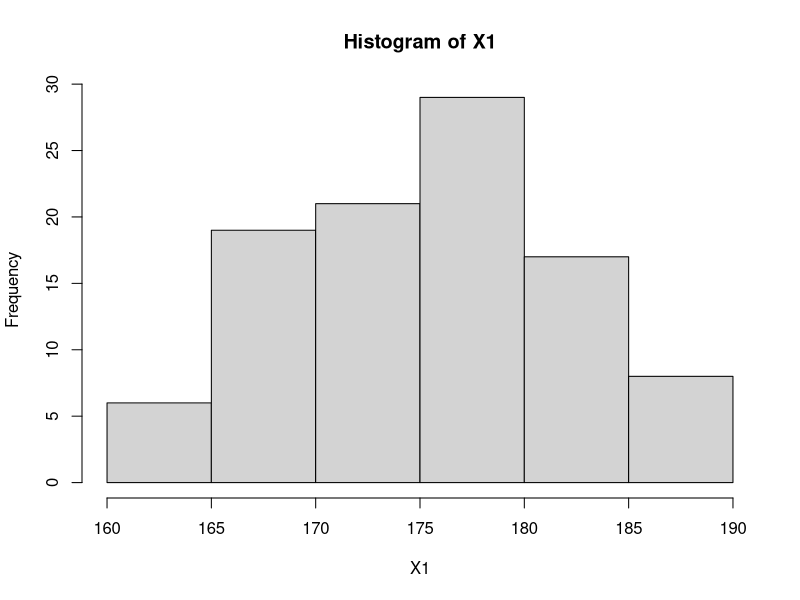
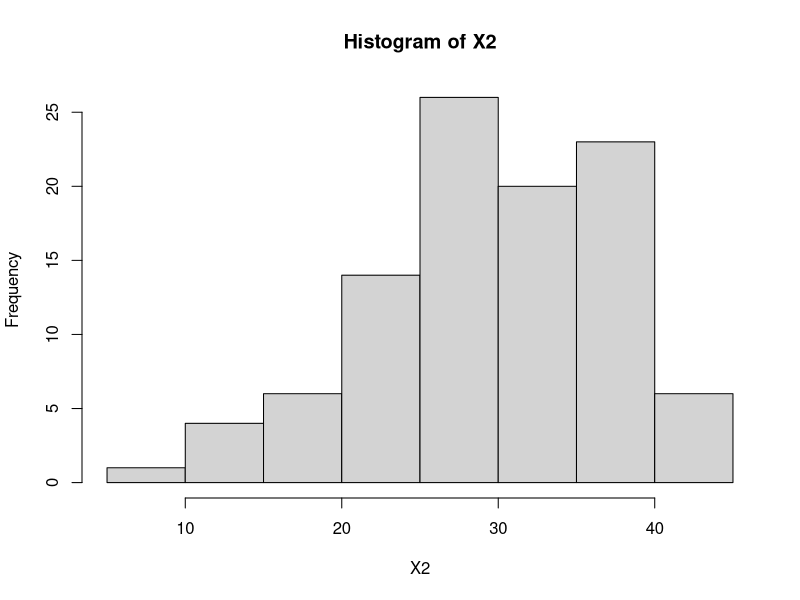
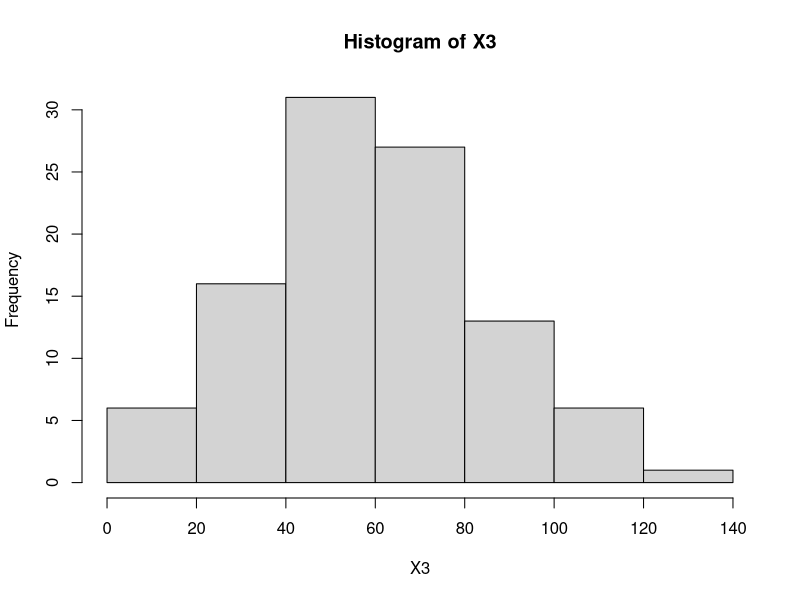
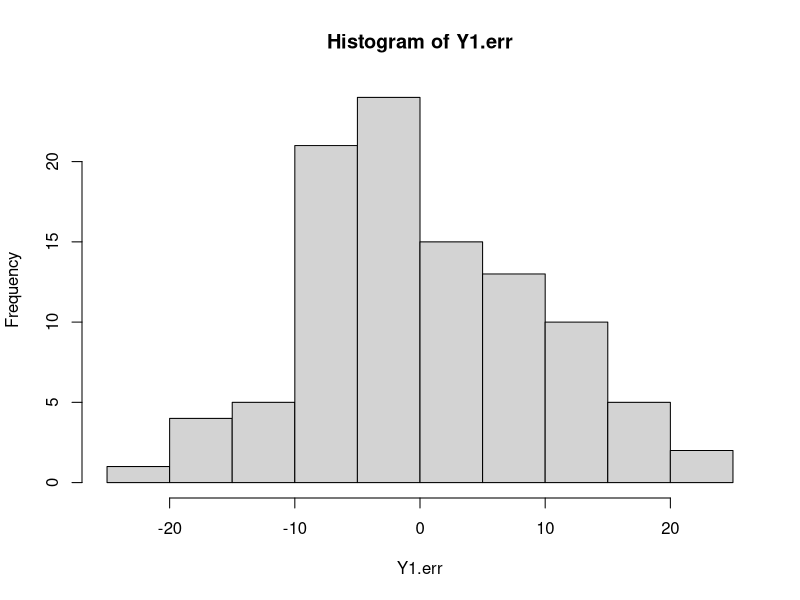
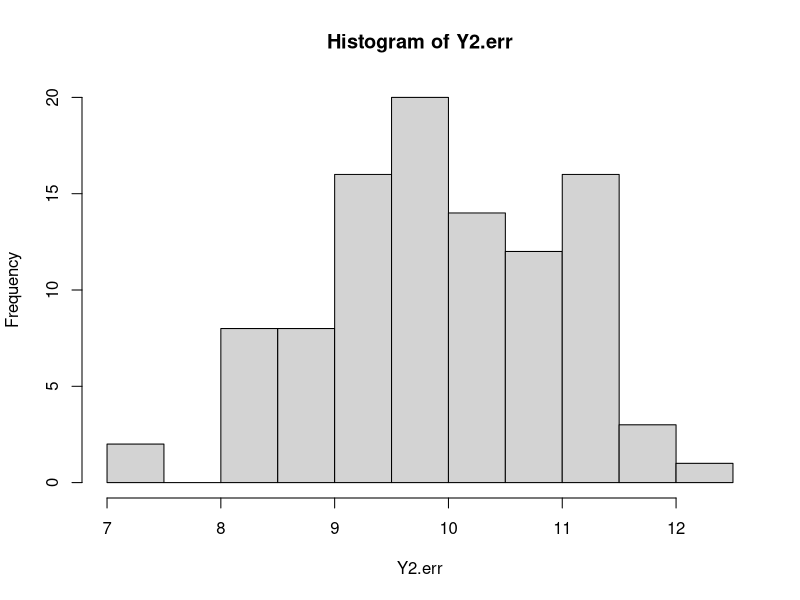
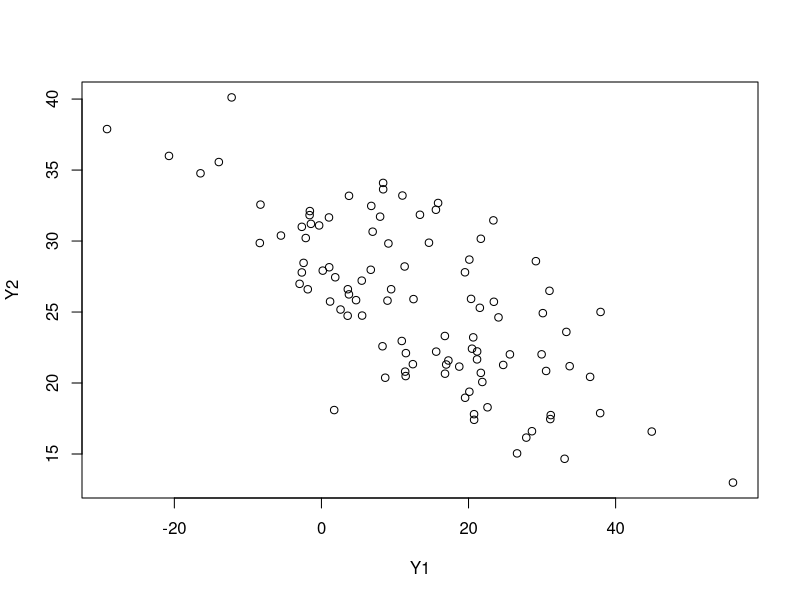
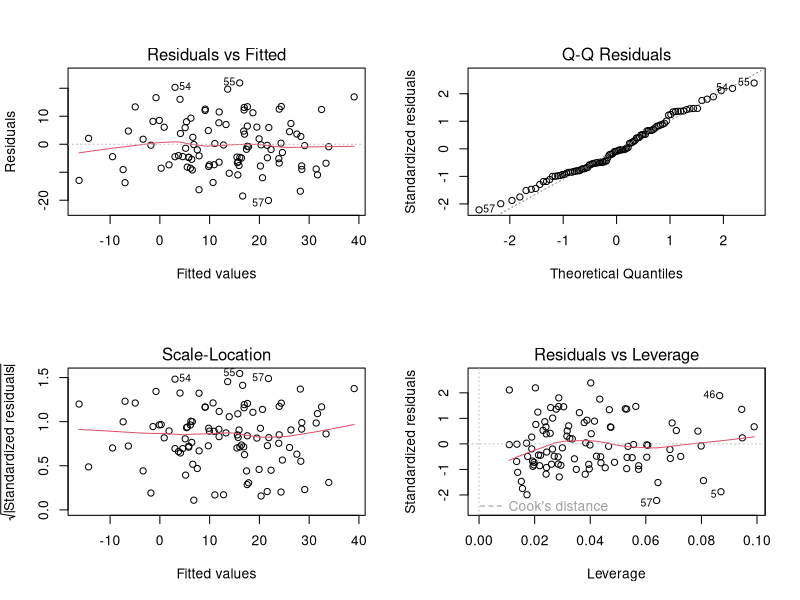
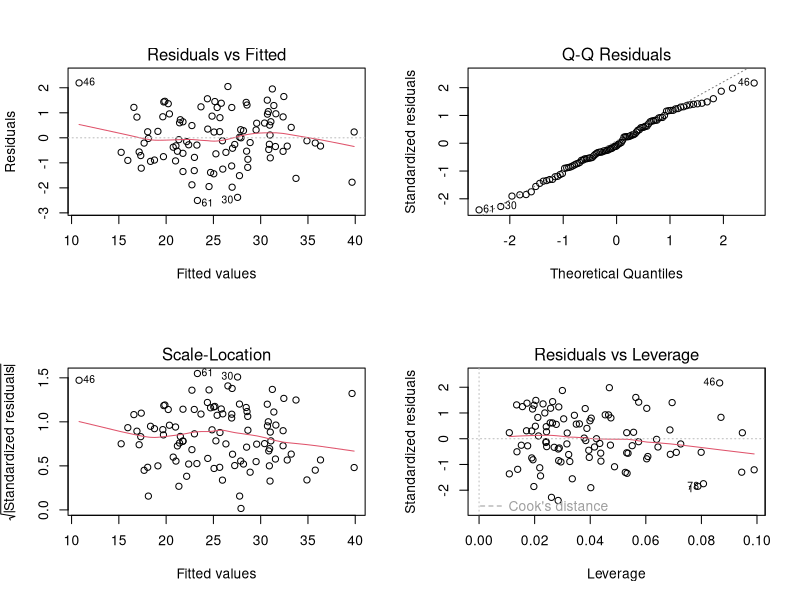

Recreate these plots in R, in order.
####+####+####+####+####+####+####+####+####+####+####+####+####+####+####+####+

# Marc d. Paradis
# R 3.4.1 for Windows
# RStudio 1.1.383

# Adapted from http://dwoll.de/rexrepos/posts/multRegression.html#TOC

n <- 100 # Our standard value for n in these scripts, if you have changed it 
         # elsewhere then update it here too

set.seed(351)
X1 <- 
  rnorm(
    n, 
    175, 
    7
    )
hist(X1)

X2 <- 
  rnorm(
    n, 
    30, 
    8
    )
hist(X2)

X3 <- 
  abs(
    rnorm(
      n, 
      60, 
      30
      )
    )
hist(X3)

Y1.err <-
  rnorm(
    n, 
    0, 
    10
  )
hist(Y1.err)

Y2.err <-
  rnorm(
    n, 
    10
  )
hist(Y2.err)

Y1 <- 
  10 + (0.2 * X1) + (-0.3 * X2) + (-0.4 * X3) + Y1.err

Y2 <- -
  5 + (0.3 * X2) + (0.2 * X3) + Y2.err

Y  <- 
  cbind(Y1, Y2)

plot(Y) # Note Y1 and Y2 are NOT independent. This is b/c they share
        # explanatory variables

df.MvLR <- 
  data.frame(
    X1, 
    X2, 
    X3, 
    Y1, 
    Y2
    )

m.MvLR <- 
  lm(
    cbind(Y1, Y2) ~ X1 + X2 + X3, 
    data = df.MvLR
    )

summary(m.MvLR)

coef(
  lm(
    Y1 ~ X1 + X2 + X3, 
    data = df.MvLR
    )
  )

coef(
  lm(
    Y2 ~ X1 + X2 + X3, 
    data = df.MvLR
    )
  )

par(mfrow = c(2,2))
plot(
  lm(
    Y1 ~ X1 + X2 + X3, 
    data = df.MvLR
  )
)
par(mfrow = c(1,1))

par(mfrow = c(2,2))
plot(
  lm(
    Y2 ~ X1 + X2 + X3, 
    data = df.MvLR
  )
)
par(mfrow = c(1,1))

# Type I Sum of Squares

summary(
  manova(m.MvLR), 
  test = 'Hotelling-Lawley'
  )

summary(
  manova(m.MvLR), 
  test = 'Wilks'
  )

summary(
  manova(m.MvLR), 
  test = 'Roy'
  )

summary(
  manova(m.MvLR), 
  test = 'Pillai'
  )

# Type II / III Sum of Squares

library(car) # for Manova()

Manova(
  m.MvLR, 
  type = 'II'
  )

Manova(
  m.MvLR, 
  type = 'III'
  )

# Type II and Type III essentially identical because no interaction term

rm(list=ls())

